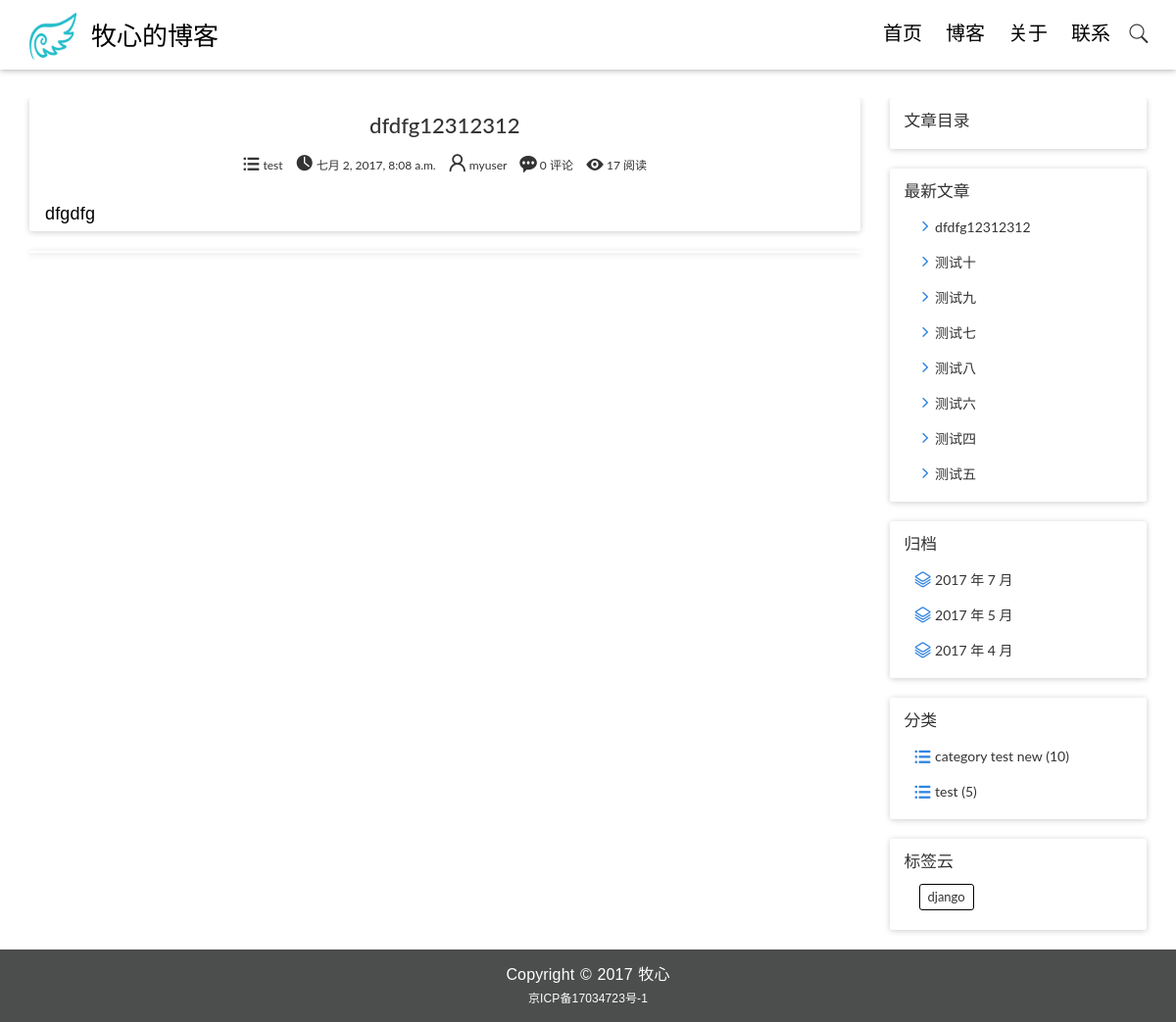
Screenshot of /post/15/ with the database file from the repository.
### blog/models.py (models this page shows, shortened)
@python_2_unicode_compatible
class Post(models.Model):
    title = models.CharField(max_length=70)
    body = models.TextField()
    created_time = models.DateTimeField()
    modified_time = models.DateTimeField()
    excerpt = models.CharField(max_length=200,blank=True)
    category = models.ForeignKey(Category)
    tags = models.ManyToManyField(Tag, blank=True)
    author = models.ForeignKey(User)
    views = models.PositiveIntegerField(default=0)
    def get_absolute_url(self):
        return reverse('blog:detail', kwargs={'pk': self.pk})
    def increase_views(self):
        self.views += 1
        self.save(update_fields=['views'])
    class Meta:
        ordering = ['-created_time']
    def save(self, *args, **kwargs):
        super(Post, self).save(*args, **kwargs)

@python_2_unicode_compatible
class Category(models.Model):
    name = models.CharField(max_length=100)

@python_2_unicode_compatible
class Tag(models.Model):
    name = models.CharField(max_length=100)

### blog/views.py (the view)
# urls.py: url(r'^post/(?P<pk>[0-9]+)/$', views.detail, name='detail'),
def detail(request, pk):
    post = get_object_or_404(Post, pk=pk)
    post.increase_views()
    md = markdown.Markdown(extensions=[
        'markdown.extensions.extra',
        'markdown.extensions.codehilite',
        TocExtension(slugify=slugify),
    ])
    post.body = md.convert(post.body)
    form = CommentForm()
    comment_list = post.comment_set.all()
    post_list = Post.objects.all().order_by('-created_time')
    paginator = Paginator(post_list, 5)
    page = request.GET.get('page')
    try:
        post_list = paginator.page(page)
    except PageNotAnInteger:
        post_list = paginator.page(1)
    except EmptyPage:
        post_list = paginator.page(paginator.num_pages)
    context = {'post': post,
               'toc': md.toc,
               'form': form,
               'comment_list': comment_list,
               'post_list': post_list,
               }
    return render(request, 'blog/detail.html', context=context)

### blog/templatetags/blog_tags.py (called while the page is built)
@register.simple_tag
def get_recent_posts(num=8):
    return Post.objects.all().order_by('-created_time')[:num]

@register.simple_tag
def archives():
    return Post.objects.dates('created_time', 'month', order='DESC')

@register.simple_tag
def get_categories():
    return Category.objects.annotate(num_posts=Count('post')).filter(num_posts__gt=0)

@register.simple_tag
def get_tags():
    return Tag.objects.all()

### templates/blog/detail.html (shortened to what this page needs)
{% extends 'base.html' %}
{% load page_tags %}
{% block main %}
    <article class="post post-{{ post.pk }}">
        <header class="entry-header">
            <h1 class="entry-title">{{ post.title }}</h1>
            <div class="entry-meta">
                <span class="post-category">
                    <i class="iconfont icon-fenlei"></i>
                    <a href="#">{{ post.category.name }}</a>
                </span>
                <span class="post-date">
                    <i class="iconfont icon-shijian"></i>
                    <a href="#">
                        <time class="entry-date" datetime="{{ post.created_time }}">{{ post.created_time }}</time>
                    </a>
                </span>
                <span class="post-author">
                    <i class="iconfont icon-zuozhe"></i>
                    <a href="#">{{ post.author }}</a>
                </span>
                <span class="comments-link">
                    <i class="iconfont icon-pinglun"></i>
                    <a href="#">{{ post.comment_set.count }} 评论</a>
                </span>
                <span class="views-count">
                    <i class="iconfont icon-yuedu"></i>
                    <a href="#">{{ post.views }} 阅读</a>
                </span>
            </div>
        </header>
        <div class="entry-content clearfix">
            {{ post.body|safe }}
        </div>
    </article>
    <section class="comment-area">
    </section>
{% endblock main %}
{% block toc %}
    <div class="widget widget-content">
        <h3 class="widget-title">文章目录</h3>
    </div>
{% endblock toc %}

### templates/base.html (shortened to what this page needs)
{%  load staticfiles %}
{%  load blog_tags %}
<!DOCTYPE html>
<html id="wrapper">
    <head>
        <link rel="stylesheet" href="{% static 'css/bootstrap.min.css' %}">
        <link rel="stylesheet" href="{% static 'css/iconfont.css' %}">
        <link rel="stylesheet" href="{% static 'css/pace.css' %}">
        <link rel="stylesheet" href="{% static 'css/custom.css' %}">
    </head>
    <body >
        <header class="site-header">
            <div class="container fadeInUp animated" data-wow-duration="0.5s" data-wow-delay="0.2s">
                <div class="row">
                    <div class="col-md-4 col-sm-5 col-xs-8">
                        <div class="logo">
                            <h1><a href="{% url 'blog:index' %}"><img src="{% static 'img/icons/logo.png' %}"/><span>牧心的博客</span></a></h1>
                        </div>
                    </div>
                    <div class="col-md-8 col-sm-7 col-xs-4">
                        <nav class="main-nav" role="navigation">
                            <div class="collapse navbar-collapse" id="bs-example-navbar-collapse-1">
                                <ul class="nav navbar-nav navbar-right">
                                    <li class="cl-effect-11"><a href="{% url 'blog:index' %}" data-hover="首页">首页</a></li>
                                    <li -style="display: none" class="cl-effect-11"><a href="{% url 'blog:full_blog' %}" data-hover="博客">博客</a></li>
                                    <li class="cl-effect-11"><a href="{% url 'blog:about' %}" data-hover="关于">关于</a></li>
                                    <li class="cl-effect-11"><a href="{% url 'blog:contact' %}" data-hover="联系">联系</a></li>
                                </ul>
                            </div>
                        </nav>
                        <div id="header-search-box">
                            <a id="search-menu" href="#">
                                <i id="search-icon" class="iconfont icon-sousuo_sousuo"></i>
                            </a>
                        </div>
                    </div>
                </div>
            </div>
        </header>
        <div class="content-body">
            <div class="container">
                <div class="row">
                    <main class="col-md-9 fadeInLeft animated" >
                        {% block main %}
                        {% endblock main %}
                    </main>
                    <aside class="col-md-3 fadeInRight animated">
                        {% block toc %}
                        {% endblock toc %}
                        <div class="widget widget-recent-posts">
                            <h3 class="widget-title">最新文章</h3>
                            {% get_recent_posts as recent_post_list %}
                            <ul>
                                {% for post in recent_post_list %}
                                <li>
                                    <i class="iconfont icon-jiantouright"></i>
                                    <a href="{{ post.get_absolute_url }}">{{ post.title }}</a>
                                </li>
                                {% empty %}
                               		 暂无文章！
                                {% endfor %}
                            </ul>
                        </div>
                        <div class="widget widget-archives">
                            <h3 class="widget-title">归档</h3>
                            {% archives as date_list %}
                            <ul>
                                {% for date in date_list %}
                                <li>
                                    <i class="iconfont icon-guidang"></i>
                                    <a href="{% url 'blog:archives' date.year date.month %}">
                                        {{ date.year }} 年 {{ date.month }} 月
                                    </a>
                                </li>
                                {% empty %}
                                	暂无归档！
                                {% endfor %}
                            </ul>
                        </div>
                        <div class="widget widget-category">
                            <h3 class="widget-title">分类</h3>
                            {% get_categories as category_list %}
                            <ul>
                                {% for category in category_list %}
                                <li>
                                    <i class="iconfont icon-fenlei"></i>
                                    <a href="{% url 'blog:category' category.pk %}">{{ category.name }} <span class="post-count">({{ category.num_posts }})</span></a>
                                </li>
                                {% empty %}
                                	暂无分类！
                                {% endfor %}
                            </ul>
                        </div>
                        <div class="widget widget-tag-cloud">
                              <h3 class="widget-title">标签云</h3>
                              {% get_tags as tag_list %}
                              <ul>
                                  {% for tag in tag_list %}
                                  <li>
                                      <a href="{% url 'blog:tag' tag.pk %}">{{ tag.name }}</a>
                                  </li>
                                  {% empty %}
                                      <p class="empty-tata">暂无标签！</p>
                                  {% endfor %}
                              </ul>
                        </div>
                    </aside>
                </div>
            </div>
        </div>
        <footer class="site-footer">
                <div class="container wow fadeInUp animated" data-wow-duration="0.5s" data-wow-delay="0.2s">
                    <div class="row">
                        <div class="col-md-12">
                            <p class="copyright">Copyright&nbsp;&copy;&nbsp;2017&nbsp;牧心</p>
							<p class="icp"><a href="http://www.miitbeian.gov.cn/" target="_blank">京ICP备17034723号-1</a></p>
                        </div>
                    </div>
                </div>
            </footer>
    </body>
</html>

### rows the page displays
Post: title "dfdfg12312312", category.name "test", created_time "七月 2, 2017, 8:08 a.m.", author "myuser", comment_set.count "0", views "17", body "dfgdfg"
Post: title "测试十"
Post: title "测试九"
Post: title "测试七"
Post: title "测试八"
Post: title "测试六"
Post: title "测试四"
Post: title "测试五"
Category: name "category test new", num_posts "10"
Category: name "test", num_posts "5"
Tag: name "django"

### other values shown
{{ date.year }} "2017" "2017" "2017"
{{ date.month }} "7" "5" "4"
